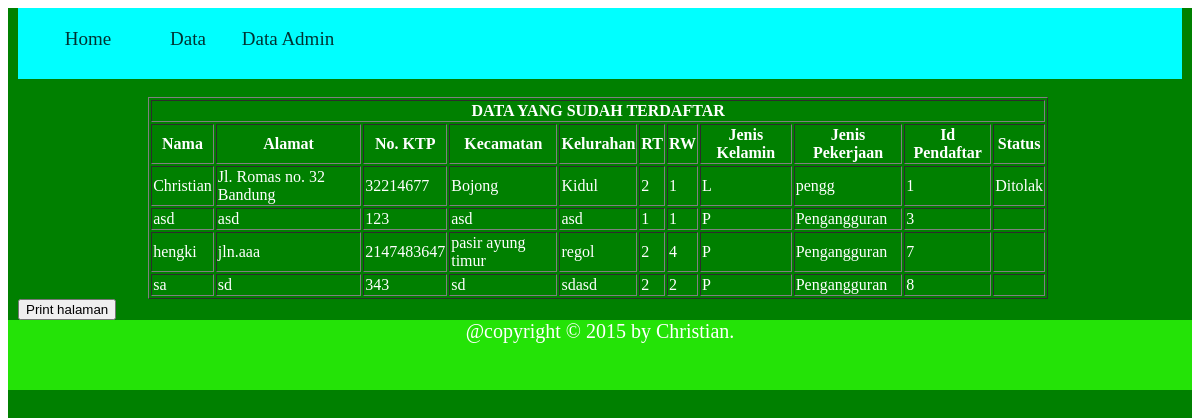
The page /data4.php on the database its author committed.
### tables this page shows
CREATE TABLE IF NOT EXISTS `pendaftarananggota` (
  `nama` varchar(30) NOT NULL,
  `alamat` varchar(30) NOT NULL,
  `nomr` int(15) NOT NULL,
  `keca` varchar(30) NOT NULL,
  `kelu` varchar(30) NOT NULL,
  `rt` int(2) NOT NULL,
  `rw` int(2) NOT NULL,
  `jenis_kelamin` varchar(30) NOT NULL,
  `jenis_kerjaan` varchar(30) NOT NULL,
  `stat` varchar(30) NOT NULL,
  `id_pend` int(2) NOT NULL AUTO_INCREMENT,
  PRIMARY KEY (`id_pend`)
);

### data4.php (the view, shortened to what this page needs)
<html>
<head>
</head>
<link rel="stylesheet" type = "text/css" href ="style.css">
<body>
<div id="luaran">
<div class="head">
<div class="menu">
<ul>
	<li><a class="nav" href="home1.php">Home</a>
<li><a class="nav">Data</a>
</li>
	<li><a class="nav" href="data5.php">Data Admin</a>
</li>
</ul>
	</div>
</div>
<br>
<div id="isi">
<table border="1" align="center" width="900" height="100">
<tr>
<font color='white' align="center">
<th colspan="11" align="center" style='color:white;'>DATA YANG SUDAH TERDAFTAR</th>
<tr>
<th style="color:white;">Nama</th>
<th style="color:white;">Alamat</th>
<th style="color:white;">No. KTP</th>
<th style="color:white;">Kecamatan</th>
<th style="color:white;">Kelurahan</th>
<th style="color:white;">RT</th>
<th style="color:white;">RW</th>
<th style="color:white;">Jenis Kelamin</th>
<th style="color:white;">Jenis Pekerjaan</th>
<th style="color:white;">Id Pendaftar</th>
<th style="color:white;">Status</th>
</tr>
<?php
$select=mysql_query("SELECT * FROM pendaftarananggota");
while($data = mysql_fetch_array($select)){
	echo "<tr>";
	echo "<td style='color:white;'>$data[nama]</td>";
	echo "<td style='color:white;'>$data[alamat]</td>";
	echo "<td style='color:white;'>$data[nomr]</td>";
	echo "<td style='color:white;'>$data[keca]</td>";
	echo "<td style='color:white;'>$data[kelu]</td>";
	echo "<td style='color:white;'>$data[rt]</td>";
	echo "<td style='color:white;'>$data[rw]</td>";
	echo "<td style='color:white;'>$data[jenis_kelamin]</td>";
	echo "<td style='color:white;'>$data[jenis_kerjaan]</td>";
	echo "<td style='color:white;'>$data[id_pend]</td>";
	echo "<td style='color:white;'>$data[stat]</td>";
	echo "</tr>";
}
echo "</table>";
?><input class="noprint" type="button" value="Print halaman" onclick="window.print()">
</div>
<div id="foot">
@copyright &copy; 2015 by Christian.
</div>
</div>
</body>
</head>
</html>

### style.css (style rules this page uses)
#luaran { height:100%; width:auto; background:green; }
.head { height:9%; width:auto; margin-left:10; margin-right:10; background:aqua; }
.nav { display:inline; text-decoration:none; padding:15; float:left; opacity:0.8; text-align:center; width:100; color :black; font-size:19px; }
#isi { width:98%; margin-left:10; margin-right:10; background:; }
#foot { Width:auto; Height:9%; background-color:#24e307; text-align:center; font-size:20; color:white; }
ul { list-style:none; padding :5px; margin:0px; }
ul li { display:block; position:relative; float:left; border:0px solid #fff; }
li { width :100; height:30; color:black; }
li a { width :200; }

### rows shown on the page
pendaftarananggota: nama "Christian", alamat "Jl. Romas no. 32 Bandung", nomr "32214677", keca "Bojong", kelu "Kidul", rt "2", rw "1", jenis_kelamin "L", jenis_kerjaan "pengg", id_pend "1", stat "Ditolak"
pendaftarananggota: nama "asd", alamat "asd", nomr "123", keca "asd", kelu "asd", rt "1", rw "1", jenis_kelamin "P", jenis_kerjaan "Pengangguran", id_pend "3"
pendaftarananggota: nama "hengki", alamat "jln.aaa", nomr "2147483647", keca "pasir ayung timur", kelu "regol", rt "2", rw "4", jenis_kelamin "P", jenis_kerjaan "Pengangguran", id_pend "7"
pendaftarananggota: nama "sa", alamat "sd", nomr "343", keca "sd", kelu "sdasd", rt "2", rw "2", jenis_kelamin "P", jenis_kerjaan "Pengangguran", id_pend "8"
